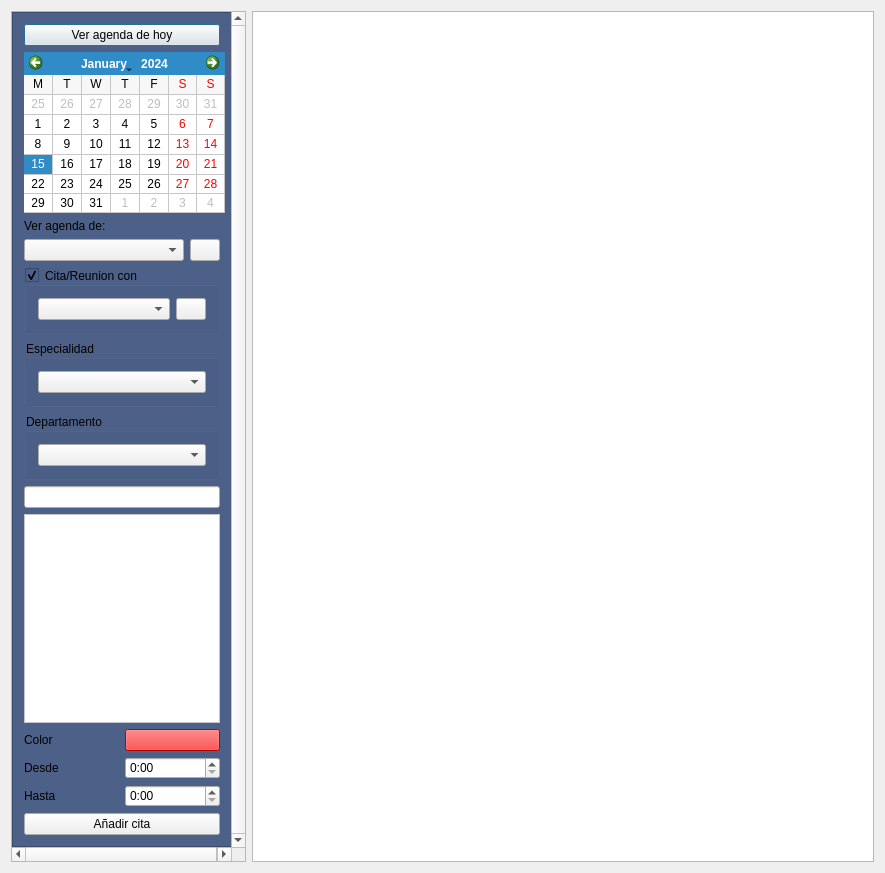
<?xml version="1.0" encoding="UTF-8"?>
<ui version="4.0">
 <class>AgendaForm</class>
 <widget class="QDialog" name="AgendaForm">
  <property name="geometry">
   <rect>
    <x>0</x>
    <y>0</y>
    <width>885</width>
    <height>873</height>
   </rect>
  </property>
  <property name="windowTitle">
   <string>MainWindow</string>
  </property>
  <layout class="QHBoxLayout" name="horizontalLayout_4">
   <item>
    <widget class="QScrollArea" name="scrollArea">
     <property name="maximumSize">
      <size>
       <width>235</width>
       <height>16777215</height>
      </size>
     </property>
     <property name="verticalScrollBarPolicy">
      <enum>Qt::ScrollBarAlwaysOn</enum>
     </property>
     <property name="widgetResizable">
      <bool>true</bool>
     </property>
     <widget class="QWidget" name="scrollAreaWidgetContents">
      <property name="geometry">
       <rect>
        <x>0</x>
        <y>0</y>
        <width>220</width>
        <height>853</height>
       </rect>
      </property>
      <layout class="QVBoxLayout" name="verticalLayout_2">
       <property name="margin">
        <number>0</number>
       </property>
       <item>
        <widget class="QFrame" name="frame">
         <property name="maximumSize">
          <size>
           <width>220</width>
           <height>16777215</height>
          </size>
         </property>
         <property name="styleSheet">
          <string notr="true">QFrame#frame{
background-color: #4C6088;}
QGroupBox{
background-color: #4C6088;}
QLabel{background-color: #4C6088;}</string>
         </property>
         <property name="frameShape">
          <enum>QFrame::StyledPanel</enum>
         </property>
         <property name="frameShadow">
          <enum>QFrame::Raised</enum>
         </property>
         <layout class="QVBoxLayout" name="verticalLayout">
          <item>
           <widget class="QPushButton" name="btn_hoy">
            <property name="text">
             <string>Ver agenda de hoy</string>
            </property>
           </widget>
          </item>
          <item>
           <widget class="QCalendarWidget" name="calendarWidget">
            <property name="sizePolicy">
             <sizepolicy hsizetype="Fixed" vsizetype="Fixed">
              <horstretch>0</horstretch>
              <verstretch>0</verstretch>
             </sizepolicy>
            </property>
            <property name="minimumSize">
             <size>
              <width>201</width>
              <height>161</height>
             </size>
            </property>
            <property name="styleSheet">
             <string notr="true"/>
            </property>
            <property name="firstDayOfWeek">
             <enum>Qt::Monday</enum>
            </property>
            <property name="gridVisible">
             <bool>true</bool>
            </property>
            <property name="horizontalHeaderFormat">
             <enum>QCalendarWidget::SingleLetterDayNames</enum>
            </property>
            <property name="verticalHeaderFormat">
             <enum>QCalendarWidget::NoVerticalHeader</enum>
            </property>
            <property name="navigationBarVisible">
             <bool>true</bool>
            </property>
            <property name="dateEditEnabled">
             <bool>true</bool>
            </property>
           </widget>
          </item>
          <item>
           <widget class="QLabel" name="label_4">
            <property name="text">
             <string>Ver agenda de:</string>
            </property>
           </widget>
          </item>
          <item>
           <layout class="QHBoxLayout" name="horizontalLayout_5">
            <item>
             <widget class="QComboBox" name="combo_user"/>
            </item>
            <item>
             <widget class="QPushButton" name="pushButton_2">
              <property name="maximumSize">
               <size>
                <width>30</width>
                <height>16777215</height>
               </size>
              </property>
              <property name="text">
               <string/>
              </property>
              <property name="icon">
               <iconset resource="../terra.qrc">
                <normaloff>:/Icons/PNG/search.png</normaloff>:/Icons/PNG/search.png</iconset>
              </property>
             </widget>
            </item>
           </layout>
          </item>
          <item>
           <widget class="QGroupBox" name="reunion_group">
            <property name="styleSheet">
             <string notr="true"/>
            </property>
            <property name="title">
             <string>Cita/Reunion con</string>
            </property>
            <property name="checkable">
             <bool>true</bool>
            </property>
            <layout class="QHBoxLayout" name="horizontalLayout_6">
             <item>
              <widget class="QComboBox" name="combo_cliente"/>
             </item>
             <item>
              <widget class="QPushButton" name="pushButton_3">
               <property name="maximumSize">
                <size>
                 <width>30</width>
                 <height>16777215</height>
                </size>
               </property>
               <property name="text">
                <string/>
               </property>
               <property name="icon">
                <iconset resource="../terra.qrc">
                 <normaloff>:/Icons/PNG/search.png</normaloff>:/Icons/PNG/search.png</iconset>
               </property>
              </widget>
             </item>
            </layout>
           </widget>
          </item>
          <item>
           <widget class="QGroupBox" name="especialidad_group">
            <property name="title">
             <string>Especialidad</string>
            </property>
            <layout class="QHBoxLayout" name="horizontalLayout_7">
             <item>
              <widget class="QComboBox" name="combo_espec"/>
             </item>
            </layout>
           </widget>
          </item>
          <item>
           <widget class="QGroupBox" name="departamento_group">
            <property name="title">
             <string>Departamento</string>
            </property>
            <layout class="QHBoxLayout" name="horizontalLayout_8">
             <item>
              <widget class="QComboBox" name="combo_dto"/>
             </item>
            </layout>
           </widget>
          </item>
          <item>
           <widget class="QLineEdit" name="txt_tituloEvento"/>
          </item>
          <item>
           <widget class="QPlainTextEdit" name="txt_asunto">
            <property name="maximumSize">
             <size>
              <width>201</width>
              <height>16777215</height>
             </size>
            </property>
            <property name="styleSheet">
             <string notr="true">background-color: rgb(255, 255, 255);</string>
            </property>
           </widget>
          </item>
          <item>
           <layout class="QHBoxLayout" name="horizontalLayout_3">
            <item>
             <widget class="QLabel" name="label_3">
              <property name="text">
               <string>Color</string>
              </property>
             </widget>
            </item>
            <item>
             <widget class="QPushButton" name="btn_getColor">
              <property name="styleSheet">
               <string notr="true">background-color: red</string>
              </property>
              <property name="text">
               <string/>
              </property>
              <property name="flat">
               <bool>false</bool>
              </property>
             </widget>
            </item>
           </layout>
          </item>
          <item>
           <layout class="QHBoxLayout" name="horizontalLayout">
            <item>
             <widget class="QLabel" name="label">
              <property name="text">
               <string>Desde</string>
              </property>
             </widget>
            </item>
            <item>
             <widget class="QTimeEdit" name="time_start">
              <property name="buttonSymbols">
               <enum>QAbstractSpinBox::UpDownArrows</enum>
              </property>
              <property name="displayFormat">
               <string>H:mm</string>
              </property>
              <property name="calendarPopup">
               <bool>true</bool>
              </property>
             </widget>
            </item>
           </layout>
          </item>
          <item>
           <layout class="QHBoxLayout" name="horizontalLayout_2">
            <item>
             <widget class="QLabel" name="label_2">
              <property name="text">
               <string>Hasta</string>
              </property>
             </widget>
            </item>
            <item>
             <widget class="QTimeEdit" name="time_end">
              <property name="displayFormat">
               <string>H:mm</string>
              </property>
             </widget>
            </item>
           </layout>
          </item>
          <item>
           <widget class="QPushButton" name="pushButton">
            <property name="text">
             <string>Añadir cita</string>
            </property>
            <property name="icon">
             <iconset resource="../terra.qrc">
              <normaloff>:/Icons/PNG/Calendar.png</normaloff>:/Icons/PNG/Calendar.png</iconset>
            </property>
           </widget>
          </item>
         </layout>
         <zorder>calendarWidget</zorder>
         <zorder>txt_asunto</zorder>
         <zorder>pushButton</zorder>
         <zorder>reunion_group</zorder>
         <zorder>label_4</zorder>
         <zorder>especialidad_group</zorder>
         <zorder>departamento_group</zorder>
         <zorder>txt_tituloEvento</zorder>
         <zorder>btn_hoy</zorder>
        </widget>
       </item>
      </layout>
     </widget>
    </widget>
   </item>
   <item>
    <widget class="QGraphicsView" name="graphicsView">
     <property name="minimumSize">
      <size>
       <width>410</width>
       <height>0</height>
      </size>
     </property>
    </widget>
   </item>
  </layout>
 </widget>
 <layoutdefault spacing="6" margin="11"/>
 <resources>
  <include location="../terra.qrc"/>
 </resources>
 <connections/>
</ui>
